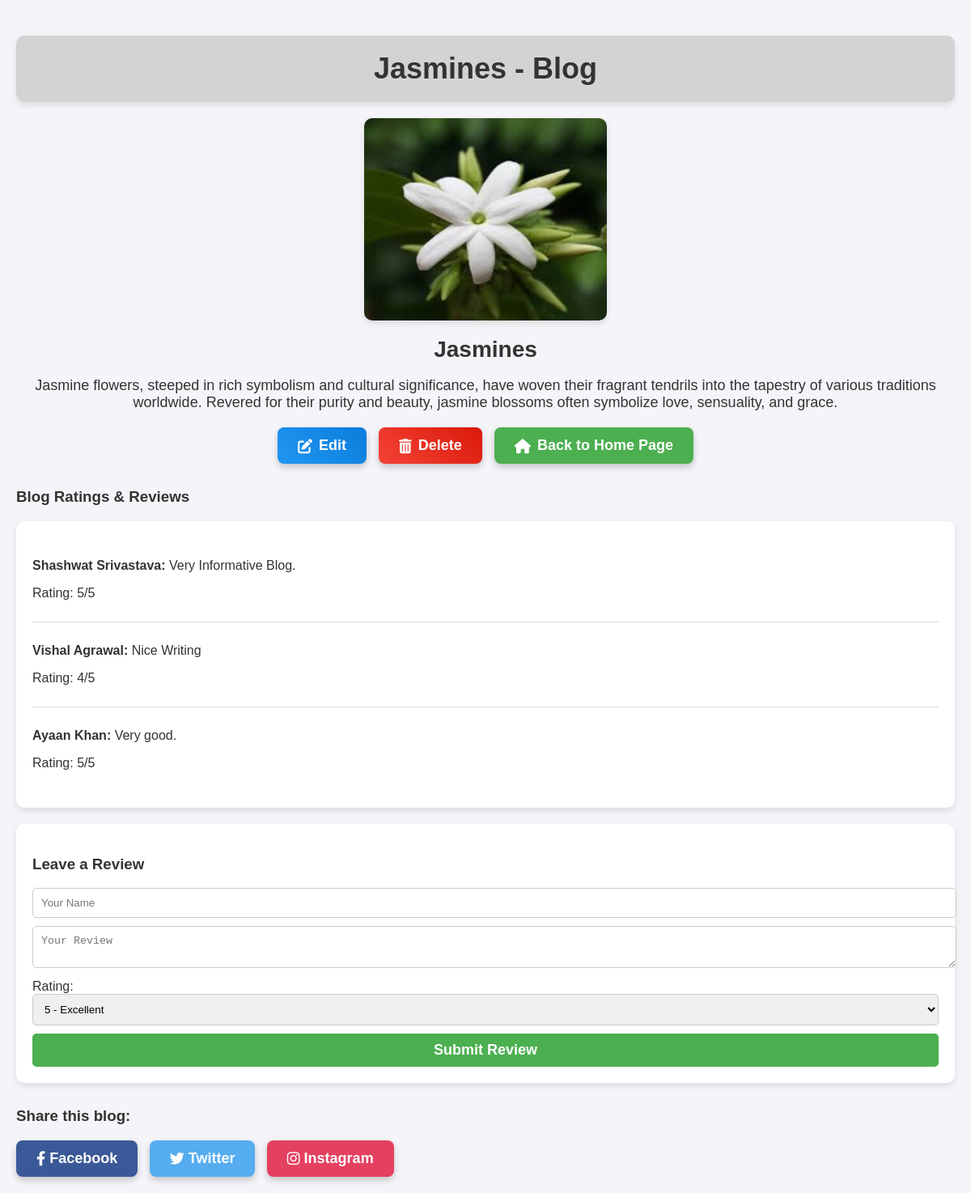
/product/1/, run on the app's committed database.
### gallery/models.py (models this page shows, shortened)
class Product(models.Model):
	name = models.CharField(max_length=255)
	description = models.TextField()
	image = models.ImageField(upload_to='products/')
	created_at = models.DateTimeField(auto_now_add=True)
	updated_at = models.DateTimeField(auto_now=True)

class Review(models.Model):
    product = models.ForeignKey(Product, related_name='reviews', on_delete=models.CASCADE)
    author = models.CharField(max_length=255)
    comment = models.TextField()
    rating = models.PositiveIntegerField()

### gallery/views.py (the view)
# urls.py: path('product/<int:pk>/', views.product_detail, name='product_detail'),
def product_detail(request, pk):
    product = get_object_or_404(Product, pk=pk)
    if request.method == 'POST':
        form = ReviewForm(request.POST)
        if form.is_valid():
            review = form.save(commit=False)
            review.product = product
            review.save()
            return redirect('product_detail', pk=product.pk)
    else:
        form = ReviewForm()
    return render(request, 'page2.html', {'product': product, 'form': form})

### gallery/forms.py
class ReviewForm(forms.ModelForm):
    class Meta:
        model = Review
        fields = ['author', 'comment', 'rating']

### gallery/templates/page2.html (shortened to what this page needs)
<!DOCTYPE html>
<html lang="en">
<head>
  <link rel="stylesheet" href="https://cdnjs.cloudflare.com/ajax/libs/font-awesome/6.0.0-beta3/css/all.min.css">
</head>
<body>
  <h1 class="highlight">{{ product.name }} - Blog</h1>
  <div class="product-image">
    <img id="productImg" src="{{ product.image.url }}" alt="{{ product.name }}" width="300" height="250" style="cursor: pointer;">
  </div>
  <h2 class="product-info1">{{ product.name }}</h2>
  <p class="product-info2">{{ product.description }}</p>
  <div class="actions">
    <div class="tooltip">
      <a href="{% url 'edit_product' product.pk %}" class="btn btn-edit">
        <i class="fas fa-edit"></i>Edit
      </a>
    </div>
    <div class="tooltip">
      <a href="{% url 'delete_product' product.pk %}" class="btn btn-delete">
        <i class="fas fa-trash-alt"></i>Delete
      </a>
    </div>
    <div class="tooltip">
      <a href="{% url 'product_list' %}" class="btn">
        <i class="fas fa-home"></i>Back to Home Page
      </a>
    </div>
  </div>
  <div class="reviews">
    <h3>Blog Ratings & Reviews</h3>
    <div class="review-list">
      {% for review in product.reviews.all %}
      <div class="review-item">
        <p><strong>{{ review.author }}:</strong> {{ review.comment }}</p>
        <p>Rating: {{ review.rating }}/5</p>
      </div>
      {% endfor %}
    </div>
  </div>
  <div class="review-form">
    <h3>Leave a Review</h3>
    <form action="{% url 'add_review' product.pk %}" method="post">
      <input type="text" name="author" placeholder="Your Name" required>
      <textarea name="comment" placeholder="Your Review" required></textarea>
      <label for="rating">Rating:</label>
      <select name="rating" id="rating">
        <option value="5">5 - Excellent</option>
      </select>
      <button type="submit" class="btn-submit">Submit Review</button>
    </form>
  </div>
  <div class="social-sharing">
    <h3>Share this blog:</h3>
    <a href="https://www.facebook.com/sharer/sharer.php?u={{ request.build_absolute_uri }}" class="btn btn-facebook"><i class="fab fa-facebook-f"></i> Facebook</a>
    <a href="https://twitter.com/intent/tweet?url={{ request.build_absolute_uri }}" class="btn btn-twitter"><i class="fab fa-twitter"></i> Twitter</a>
    <a href="https://www.instagram.com/" class="btn btn-instagram" target="_blank"><i class="fab fa-instagram"></i> Instagram</a>
  </div>
</body>
</html>

### gallery/templates/page2.html (style rules this page uses)
body { font-family: Arial, sans-serif; background-color: #f4f4f9; color: #333; margin: 0; padding: 20px; }
.highlight { background-color: #D3D3D3; color: #333; padding: 20px; border-radius: 10px; box-shadow: 0 4px 8px rgba(0, 0, 0, 0.1); text-align: center; font-size: 36px; margin-bottom: 20px; }
.product-info1 { font-size: 28px; margin: 10px 0; text-align: center; }
.product-info2 { font-size: 18px; text-align: center; margin-bottom: 20px; }
.product-image { display: flex; justify-content: center; margin-bottom: 20px; }
.product-image img { border-radius: 10px; box-shadow: 0 4px 8px rgba(0, 0, 0, 0.1); }
.actions { display: flex; justify-content: center; gap: 15px; margin-bottom: 20px; }
.btn { background-color: #4CAF50; color: #ffffff; padding: 12px 25px; border: none; border-radius: 8px; cursor: pointer; text-decoration: none; font-size: 18px; font-weight: bold; transition: background-color 0.3s, box-shadow 0.3s, transform 0.2s; box-shadow: 0 4px 8px rgba(0, 0, 0, 0.2); display: inline-flex; align-items: center; }
.btn i { margin-right: 8px; }
.btn-edit { background-color: #2196F3; background-image: linear-gradient(45deg, #2196F3, #0b7dda); }
.btn-delete { background-color: #f44336; background-image: linear-gradient(45deg, #f44336, #da190b); }
.tooltip { position: relative; display: inline-block; }
.reviews, .social-sharing { margin-top: 30px; }
.review-list { background-color: #fff; padding: 20px; border-radius: 10px; box-shadow: 0 4px 8px rgba(0, 0, 0, 0.1); }
.review-item { border-bottom: 1px solid #ddd; padding: 10px 0; }
.review-item:last-child { border-bottom: none; }
.review-form { background-color: #fff; padding: 20px; border-radius: 10px; box-shadow: 0 4px 8px rgba(0, 0, 0, 0.1); margin-top: 20px; }
.review-form textarea, .review-form input[type="text"], .review-form select { width: 100%; padding: 10px; border-radius: 5px; border: 1px solid #ccc; margin-bottom: 10px; }
.review-form .btn-submit { background-color: #4CAF50; padding: 10px 20px; border: none; border-radius: 5px; cursor: pointer; color: white; font-weight: bold; width: 100%; font-size: 18px; }
.social-sharing .btn { background-color: #3b5998; margin-right: 10px; }
.social-sharing .btn-twitter { background-color: #55acee; margin-right: 10px; }
.social-sharing .btn-instagram { background-color: #e4405f; }
.social-sharing .btn i { margin-right: 5px; }

### data on the page
Product: name "Jasmines", image (picture), description "Jasmine flowers, steeped in rich symbolism and cultural significance, have woven their fragrant tendrils into the tapestry of various traditions worldwide. Revered for their purity and beauty, jasmine blossoms often symbolize love, sensuality, and grace."
Review: author "Shashwat Srivastava", comment "Very Informative Blog.", rating "5"
Review: author "Vishal Agrawal", comment "Nice Writing", rating "4"
Review: author "Ayaan Khan", comment "Very good.", rating "5"
